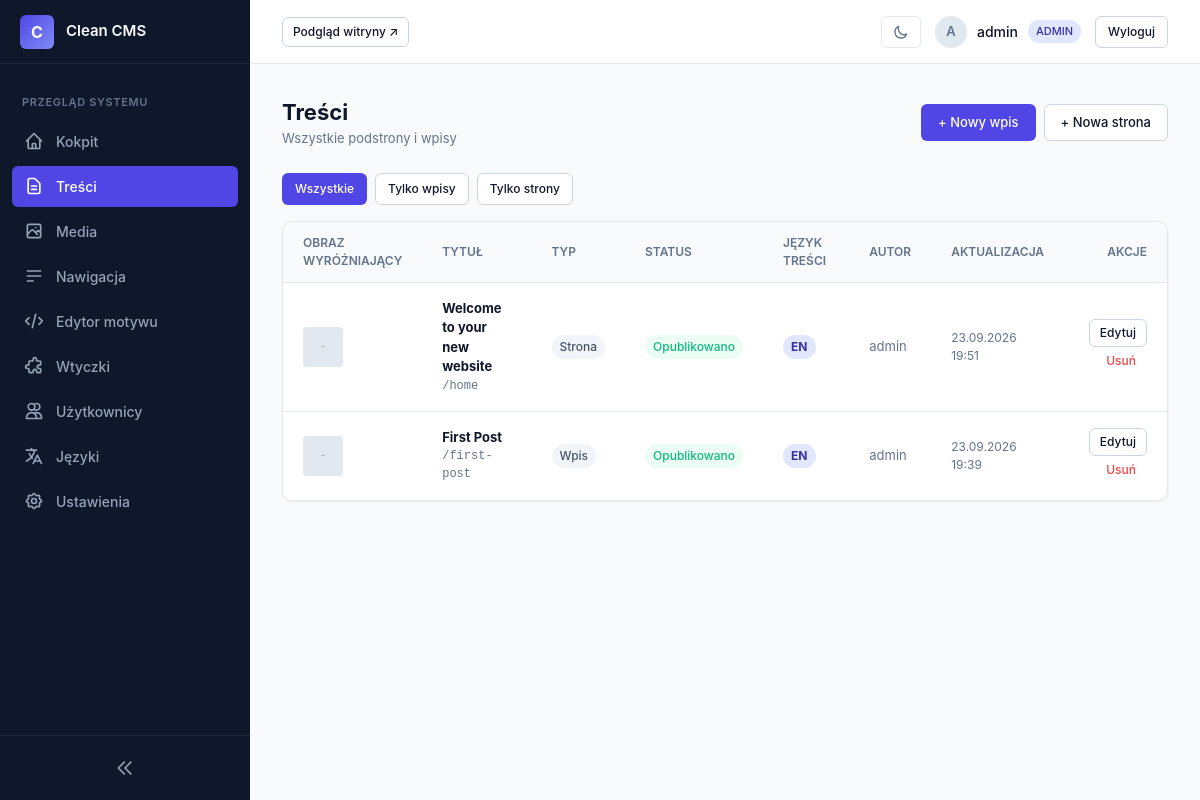
Page /admin/pages.php (signed in) on the earlier database version.
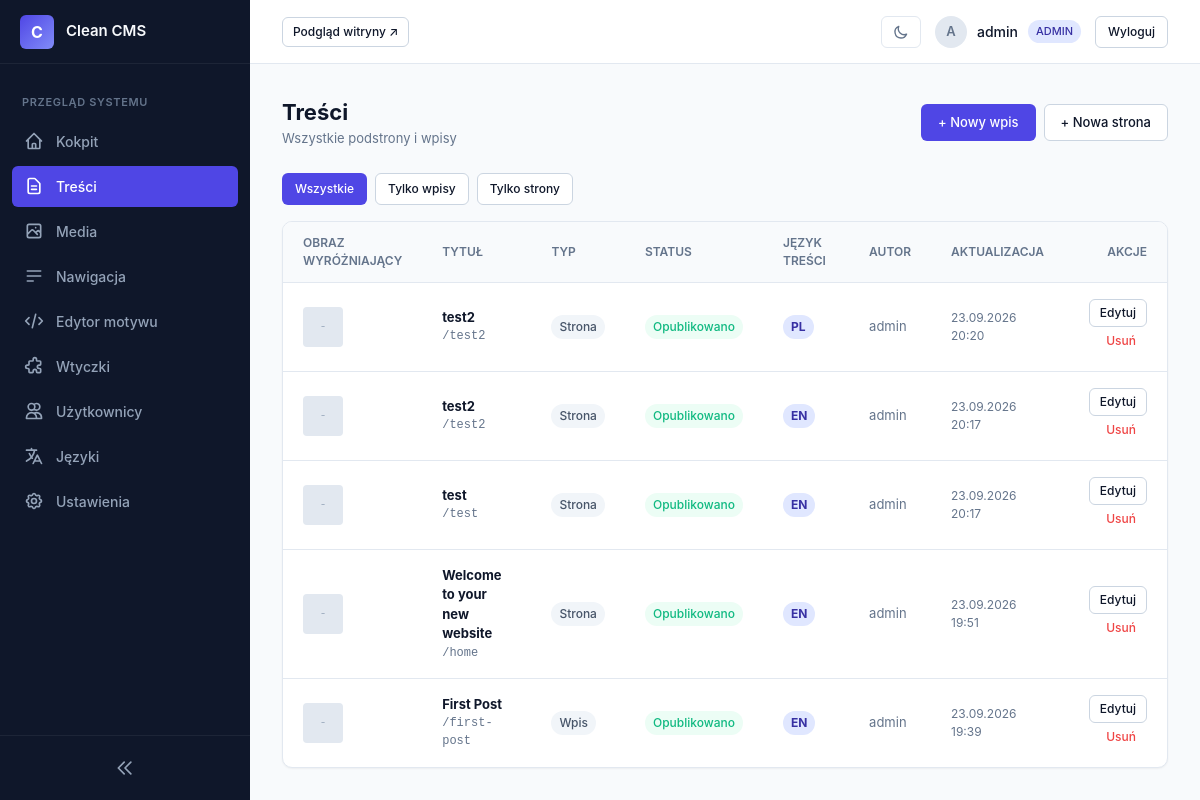
Same page on the later database version.
### tables this page shows
CREATE TABLE pages (
                    id INTEGER PRIMARY KEY AUTOINCREMENT,
                    parent_id INTEGER DEFAULT 0,
                    slug TEXT NOT NULL,
                    title TEXT NOT NULL,
                    content TEXT,
                    type TEXT NOT NULL DEFAULT 'page',
                    status TEXT DEFAULT 'published',
                    lang TEXT NOT NULL DEFAULT 'en',
                    translation_group TEXT NOT NULL,
                    featured_image TEXT,
                    meta_title TEXT,
                    meta_description TEXT,
                    author_id INTEGER REFERENCES users(id) ON DELETE SET NULL,
                    created_at DATETIME DEFAULT CURRENT_TIMESTAMP,
                    updated_at DATETIME DEFAULT CURRENT_TIMESTAMP
                );

CREATE TABLE users (
                    id INTEGER PRIMARY KEY AUTOINCREMENT,
                    username TEXT UNIQUE NOT NULL,
                    password_hash TEXT NOT NULL,
                    email TEXT UNIQUE NOT NULL,
                    role TEXT NOT NULL DEFAULT 'admin',
                    admin_lang TEXT NOT NULL DEFAULT 'en',
                    api_token TEXT UNIQUE,
                    reset_token TEXT UNIQUE,
                    reset_expires DATETIME,
                    created_at DATETIME DEFAULT CURRENT_TIMESTAMP
                );

### core/bootstrap.php (called while the page is built, shortened)
<?php
spl_autoload_register(function ($class) {
    $prefix = 'Core\\';
    $base_dir = __DIR__ . '/';
    $len = strlen($prefix);
    $relative_class = substr($class, $len);
    $file = $base_dir . str_replace('\\', '/', $relative_class) . '.php';
});
require_once __DIR__ . '/GetSimpleCompat.php';
require_once __DIR__ . '/I18n.php';

### core/Security.php (called while the page is built, shortened)
<?php
final class Security {
    public static function generateCsrfToken(): string {
        return $_SESSION['csrf_token'];
    }
    public static function sanitize(string $data): string {
        return htmlspecialchars(trim($data), ENT_QUOTES, 'UTF-8');
    }
}

### core/Auth.php (called while the page is built, shortened)
<?php
final class Auth {
    private static array $roleCapabilities = [
        'admin' => [
            'manage_settings',
            'manage_plugins',
            'manage_users',
            'manage_pages',
            'delete_pages',
            'edit_others_pages',
            'publish_pages'
        ],
        'editor' => [
            'manage_pages',
            'delete_pages',
            'edit_others_pages',
            'publish_pages'
        ],
        'author' => [
            'manage_pages',
            'create_pages',
            'edit_own_pages'
        ]
    ];
    public static function role(): string {
        return (string)($_SESSION['user_role'] ?? 'guest');
    }
    public static function can(string $capability): bool {
        $role = self::role();
        return in_array($capability, self::$roleCapabilities[$role], true);
    }
}

### admin/pages.php (the view, shortened to what the rows shown need)
<?php
require_once __DIR__ . '/../core/bootstrap.php';
require_once __DIR__ . '/views/header.php';
$db = Database::getConnection();
$currentType = $_GET['type'] ?? 'all';
$sql = "SELECT p.*, u.username as author_name FROM pages p LEFT JOIN users u ON p.author_id = u.id";
$params = [];
$sql .= " ORDER BY p.updated_at DESC";
$stmt = $db->prepare($sql);
$stmt->execute($params);
$items = $stmt->fetchAll();
?>
<div class="page-header">
    <div>
        <h1 class="page-title"><?= _e('Content') ?></h1>
    </div>
</div>
<div class="table-container">
    <table class="pro-table">
        <thead>
            <tr>
                <th style="width: 50px;"><?= _e('Featured Image') ?></th>
                <th><?= _e('Title') ?></th>
                <th><?= _e('Type') ?></th>
                <th><?= _e('Status') ?></th>
                <th><?= _e('Content Language') ?></th>
                <th><?= _e('Author') ?></th>
                <th><?= _e('Updated') ?></th>
                <th style="text-align: right;"><?= _e('Actions') ?></th>
            </tr>
        </thead>
        <tbody>
            <?php if (empty($items)): ?>
                <tr>
                    <td colspan="8" style="text-align: center; color: var(--text-muted); padding: 30px;"><?= _e('No items found.') ?></td>
                </tr>
            <?php else: ?>
                <?php foreach ($items as $item): ?>
                    <tr>
                        <td>
                            <?php if (!empty($item['featured_image'])): ?>
                                <img src="<?= htmlspecialchars($item['featured_image'], ENT_QUOTES, 'UTF-8') ?>" style="width: 40px; height: 40px; object-fit: cover; border-radius: 4px;">
                            <?php else: ?>
                                <div style="width: 40px; height: 40px; background: #e2e8f0; border-radius: 4px; display:flex; align-items:center; justify-content:center; color:#94a3b8; font-size:10px;">-</div>
                            <?php endif; ?>
                        </td>
                        <td>
                            <strong><a href="page-edit.php?id=<?= $item['id'] ?>" style="color: var(--text-main); text-decoration: none;"><?= Security::sanitize($item['title']) ?></a></strong>
                            <div style="color: var(--text-muted); font-size: 12px; font-family: monospace;">/<?= Security::sanitize($item['slug']) ?></div>
                        </td>
                        <td>
                            <span class="badge" style="background: #f1f5f9; color: #475569;">
                            </span>
                        </td>
                        <td>
                            <span class="badge <?= $item['status'] === 'published' ? 'badge-success' : 'badge-warning' ?>">
                            </span>
                        </td>
                        <td>
                            <span class="badge" style="background: #e0e7ff; color: #3730a3; font-weight: 700;">
                                <?= strtoupper(Security::sanitize($item['lang'])) ?>
                            </span>
                        </td>
                        <td style="color: var(--text-muted);"><?= Security::sanitize($item['author_name'] ?? 'System') ?></td>
                        <td style="color: var(--text-muted); font-size: 12px;"><?= date('d.m.Y H:i', strtotime($item['updated_at'])) ?></td>
                        <td style="text-align: right;">
                            <a href="page-edit.php?id=<?= $item['id'] ?>" class="btn btn-secondary" style="padding: 4px 10px; font-size: 12px;"><?= _e('Edit') ?></a>
                            <?php if (Auth::can('delete_pages')): ?>
                                <a href="pages.php?action=delete&id=<?= $item['id'] ?>&csrf=<?= Security::generateCsrfToken() ?>&type=<?= urlencode($currentType) ?>"
                                   class="btn btn-danger-ghost"
                                   style="padding: 4px 10px; font-size: 12px;"
                                   onclick="return confirm('<?= _e('Are you sure you want to delete this item?') ?>');">
                                    <?= _e('Delete') ?>
                                </a>
                            <?php endif; ?>
                        </td>
                    </tr>
                <?php endforeach; ?>
            <?php endif; ?>
        </tbody>
    </table>
</div>
<?php require_once __DIR__ . '/views/footer.php'; ?>

### core/I18n.php (shortened to what the rows shown need)
<?php
    final class I18n {
        private static string $frontendLang = 'en';
        private static string $adminLang = 'en';
        private static string $defaultLang = 'en';
        private static array $translations = [];
        private static array $availableLanguages = [];
        public static function init(): void {
            self::$defaultLang = class_exists('\Core\Router') ? Router::getOption('default_language', 'en') : 'en';
            $rawLangs = class_exists('\Core\Router') ? Router::getOption('available_languages', 'en:English,pl:Polski') : 'en:English,pl:Polski';
            self::$availableLanguages = [];
            foreach (explode(',', $rawLangs) as $pair) {
                $parts = explode(':', trim($pair));
                if (count($parts) === 2) {
                    self::$availableLanguages[trim($parts[0])] = trim($parts[1]);
                }
            }
            $configuredAdminLang = class_exists('\Core\Router') ? Router::getOption('admin_language', self::$defaultLang) : self::$defaultLang;
            if (isset($_SESSION['user_admin_lang']) && array_key_exists($_SESSION['user_admin_lang'], self::$availableLanguages)) {
                self::$adminLang = $_SESSION['user_admin_lang'];
            } elseif (array_key_exists($configuredAdminLang, self::$availableLanguages)) {
                self::$adminLang = $configuredAdminLang;
            } else {
                self::$adminLang = self::$defaultLang;
            }
        }
        private static function detectFrontendLanguage(): void {
            $isMultilingual = class_exists('\Core\Router') && Router::getOption('multilingual_frontend', '0') === '1';
            if (!$isMultilingual) {
                self::$frontendLang = self::$defaultLang;
                return;
            }
        }
        public static function loadDictionary(string $lang): void {
            $lang = preg_replace('/[^a-z0-9_-]/i', '', $lang);
            $filePath = __DIR__ . '/../languages/' . $lang . '.json';
            if (file_exists($filePath)) {
                $json = file_get_contents($filePath);
                $data = json_decode((string)$json, true);
                if (is_array($data)) {
                    self::$translations[$lang] = $data;
                    return;
                }
            }
            self::$translations[$lang] = [];
        }
        public static function translate(string $key, ?string $lang = null): string {
            if ($lang === null) {
                $isAdmin = defined('IN_ADMIN') && IN_ADMIN === true;
                $lang = $isAdmin ? self::$adminLang : self::$frontendLang;
            }
            $translated = self::$translations[$lang][$key] ?? null;
            if ($translated !== null && $translated !== '') {
                return (string)$translated;
            }
            return $key;
        }
    }
    if (!function_exists('_e')) {
        function _e(string $key, ?string $lang = null): void {
            echo htmlspecialchars(\Core\I18n::translate($key, $lang), ENT_QUOTES, 'UTF-8');
        }
    }

Differences in the rows shown:
added pages: title "test2", slug "test2", lang "Strona Opublikowano Edytuj Usuń", lang "PL", author.username "admin", updated_at "23.09.2026 20:20"
added pages: title "test2", slug "test2", lang "Strona Opublikowano Edytuj Usuń", lang "EN", author.username "admin", updated_at "23.09.2026 20:17"
added pages: title "test", slug "test", lang "Strona Opublikowano Edytuj Usuń", lang "EN", author.username "admin", updated_at "23.09.2026 20:17"
